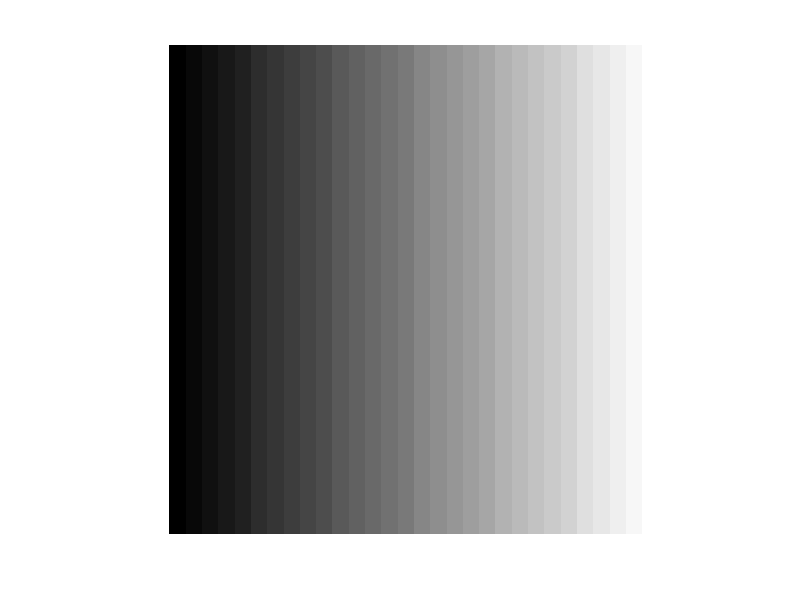

This chart was generated by the following MATLAB code: (Note: this script raises an error after producing the figure.)
%% A demo of a bug in bilateral3()
% Demonstrates two separate issues

%% The test image - a simple gradient
im1 = repmat(uint8(1:30),[30 1 30]);

% visualize it:
imshow(im1(:,:,1),[],'InitialMagnification',1000);


%% Apply smoothing 
% using extremely small spatial sigma (degenerate, zero-smoothing case) causes issues:
sigmaSxy = 0.1;
sigmaSz = 0.1;
sigmaR = 1;
samS = 5;
samR = 5;
verbose = false;
im2 = bilateral3(im1, sigmaSxy,sigmaSz,sigmaR,samS,samR,verbose);   


%% Issue1: scaled colors
% Although `im1` values are in [1, 30], `im2` values are scaled to [0, 255]. 
assert(abs(max(im2(:))-255)<1e-10);

disp('max(im2(:)) :')
disp(max(im2(:)));

disp('min(im2(:)) :')
disp(min(im2(:)));

%% Issue2: The result is non-monotonous:
% It is natural to expect that smoothed version of a monothonous gradient
% would be monothonous in any case, but the result we have is not monothonous:

% visualize it:
imshow(im2(:,:,1),[],'InitialMagnification',1000);

%% Testing the one-line quick-and-dirty fix for issue2:
% (see details inside "bilateral3_fixed.m")
im3 = bilateral3_fixed(im1, sigmaSxy,sigmaSz,sigmaR,samS,samR,verbose);  
        
% visualize it:
imshow(im3(:,:,1),[],'InitialMagnification',1000);
